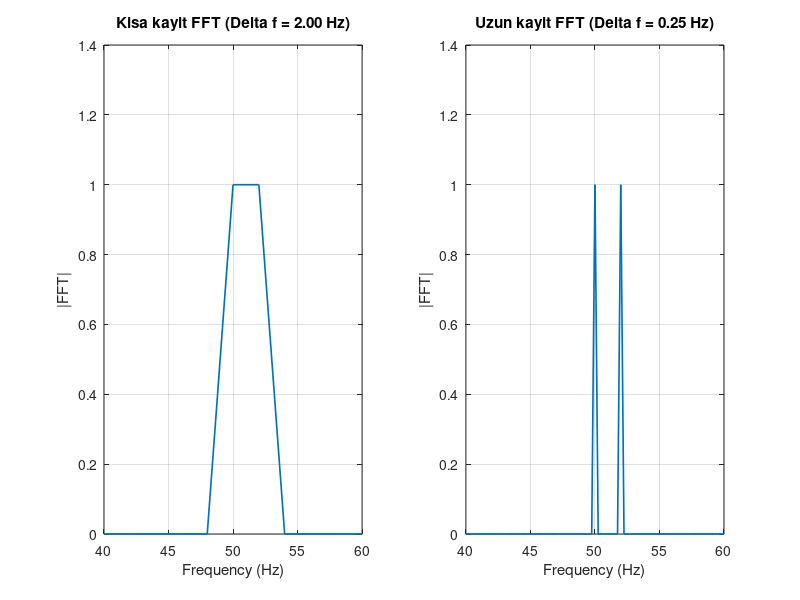

Recreate this plot in MATLAB. (Note: this script raises an error after producing the figure.)
clc; clear; close all
%% sinyal parametreleri
Fs = 1000;      % ornekleme frekansi (Hz)
f1 = 50;        % 1. frekans
f2 = 52;        % 2. frekans (yakin frekans)
A1 = 1.0;
A2 = 1.0;

%% kisa kayit
T_short = 0.5;  % 0.5 saniye
t_short = (0:1/Fs:T_short-1/Fs)';
x_short = A1*sin(2*pi*f1*t_short) + A2*sin(2*pi*f2*t_short);

N_short = length(x_short);
X_short = fft(x_short)/N_short;
K_short = floor(N_short/2) + 1;
f_short = (0:K_short-1)*(Fs/N_short);
mag_short = abs(X_short(1:K_short));
mag_short(2:end-1) = 2*mag_short(2:end-1); % tek tarafli 2x kurali

%% uzun kayit
T_long = 4.0;   % 4 saniye
t_long = (0:1/Fs:T_long-1/Fs)';
x_long = A1*sin(2*pi*f1*t_long) + A2*sin(2*pi*f2*t_long);

N_long = length(x_long);
X_long = fft(x_long)/N_long;
K_long = floor(N_long/2) + 1;
f_long = (0:K_long-1)*(Fs/N_long);
mag_long = abs(X_long(1:K_long));
mag_long(2:end-1) = 2*mag_long(2:end-1); % tek tarafli 2x kurali

%% delta-f degerlerini yazdir
fprintf("Kisa kayit: T = %.2f s, N = %d, Delta f = %.2f Hz\n", T_short, N_short, Fs/N_short);
fprintf("Uzun kayit: T = %.2f s, N = %d, Delta f = %.2f Hz\n", T_long, N_long, Fs/N_long);

%% fft karsilastirmasi
figure;
subplot(1,2,1)
plot(f_short, mag_short, 'LineWidth', 1.2); grid on
xlim([40 60])
xlabel("Frequency (Hz)")
ylabel("|FFT|")
title(sprintf("Kisa kayit FFT (Delta f = %.2f Hz)", Fs/N_short))

subplot(1,2,2)
plot(f_long, mag_long, 'LineWidth', 1.2); grid on
xlim([40 60])
xlabel("Frequency (Hz)")
ylabel("|FFT|")
title(sprintf("Uzun kayit FFT (Delta f = %.2f Hz)", Fs/N_long))

sgtitle("Ayni iki frekansli sinyal: kisa vs uzun kayit")
saveas(gcf, '../assets/resolution_demo.png');
